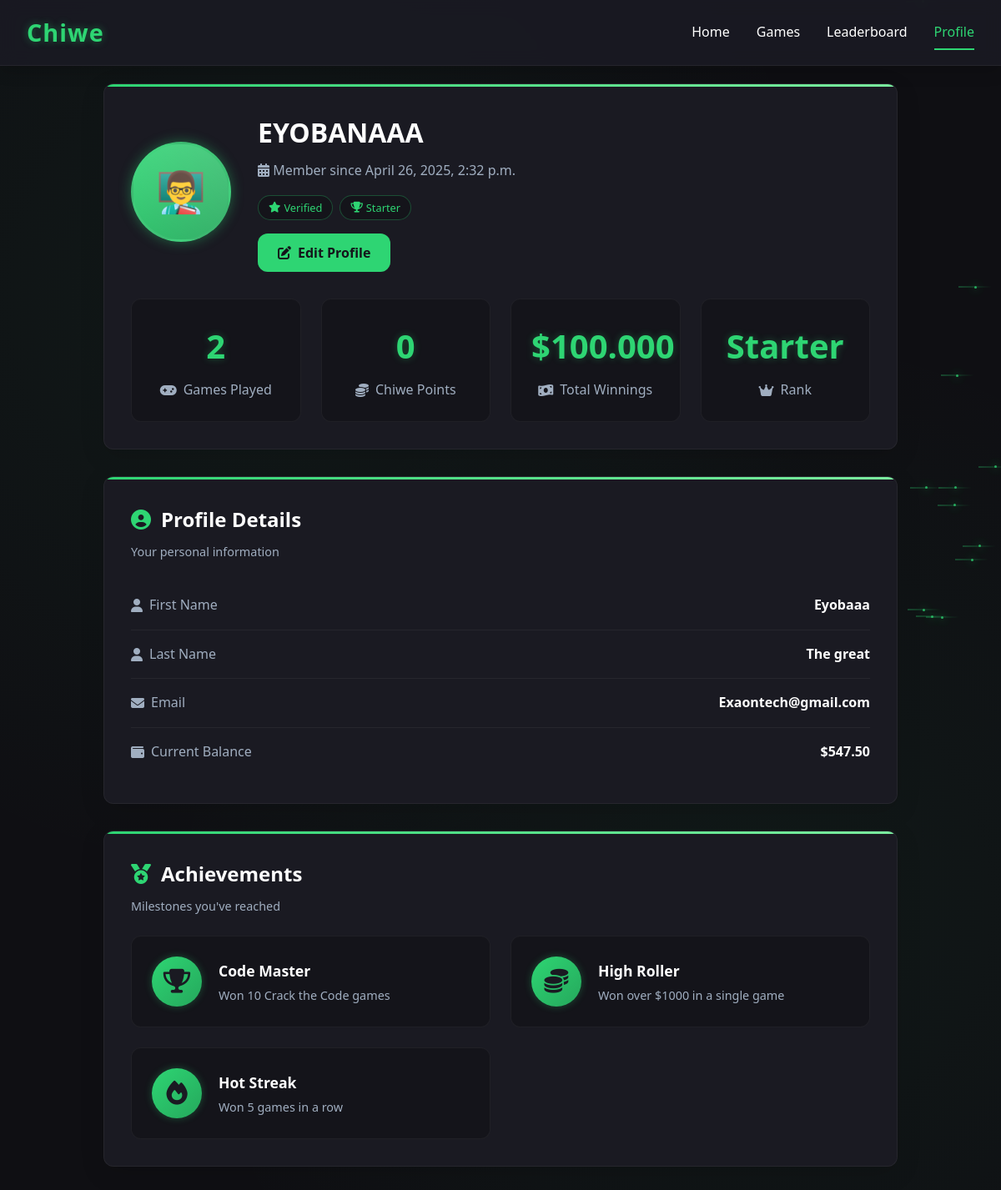
Page /profile/ (signed in) on the committed database.
### autapp/models.py (models this page shows, shortened)
class MyUser(AbstractUser):
    token = models.CharField(max_length=200,null=True)
    groups = models.ManyToManyField(Group, related_name='myuser_set')
    user_permissions = models.ManyToManyField(Permission, related_name='myuser_permissions_set')
    is_logged_in=models.BooleanField(default=False)
    withdrawalToken=models.IntegerField(null=True)
    pendingWithdrwal=models.BooleanField(default=False)
    pendingDeposit=models.BooleanField(default=False)
    points=models.IntegerField(default=0)
    forgetPasswordToken=models.IntegerField(null=True)

class GameHistory(models.Model):
    user= models.OneToOneField(MyUser,on_delete=models.CASCADE, null=False)
    TotalPlayed=models.IntegerField(default=0)
    TotalWin=models.IntegerField(default=0)
    Totaloss=models.IntegerField(default=0)
    TotalEarning=models.DecimalField(max_digits=100,decimal_places=3, default=0.00)

class Ballance(models.Model):
    user= models.OneToOneField(MyUser, on_delete=models.CASCADE, null=False)
    ballance=models.DecimalField(max_digits=10,decimal_places=2,default=0.00)

### autapp/views.py (the view, shortened to what this page needs)
# urls.py: path('profile/', views.profile, name='profile'),
@login_required
def profile(request):
    user_file=MyUser.objects.get(username=request.user.username)
    Game_Stat, created = GameHistory.objects.get_or_create(
    user=user_file,
    defaults={"TotalEarning": 0.00, "TotalPlayed": 0, "TotalWin": 0, "Totaloss": 0}
)
    ballance=Ballance.objects.get(user=user_file)
    print(f"total earning {Game_Stat.TotalEarning}")
    print(f"total played {Game_Stat.TotalPlayed}")
    print(f"total won {Game_Stat.TotalWin}")
    print(f"total loss {Game_Stat.Totaloss}")
    return render(request, 'profile.html', {'user': request.user, 'stat': Game_Stat,'ballance':ballance})

### autapp/templates/profile.html (shortened to what this page needs)
<!DOCTYPE html>
<html lang="en">
<head>
    <link rel="stylesheet" href="https://cdnjs.cloudflare.com/ajax/libs/font-awesome/6.4.0/css/all.min.css">
</head>
<body>
    <header class="header">
        <div class="header-content">
            <a href="#" class="logo">Chiwe</a>
            <nav class="nav-links">
                <a href="/dashboard" class="nav-link">Home</a>
                <a href="#" class="nav-link">Games</a>
                <a href="#" class="nav-link">Leaderboard</a>
                <a href="/profile" class="nav-link active">Profile</a>
            </nav>
        </div>
    </header>
    <main class="container">
        <div class="card">
            <div class="profile-header">
                <div class="profile-picture" id="profilePicture">👨‍🏫</div>
                <div class="profile-info">
                    <h1 id="username">{{user.username}}</h1>
                    <p><i class="fas fa-calendar-alt"></i> Member since <span id="memberSince">{{user.date_joined}}</span></p>
                    <div class="profile-badges">
                        <span class="badge"><i class="fas fa-star"></i> Verified</span>
                        <span class="badge"><i class="fas fa-trophy"></i> Starter</span>
                    </div>
                    <div style="margin-top: 1rem;">
                        <button class="btn btn-primary" onclick="toggleEditForm()">
                            <i class="fas fa-edit"></i> Edit Profile
                        </button>
                    </div>
                </div>
            </div>
            <div class="stats-grid">
                <div class="stat-card">
                    <div class="stat-value" id="gamesPlayed">{{stat.TotalPlayed}}</div>
                    <div class="stat-label"><i class="fas fa-gamepad"></i> Games Played</div>
                </div>
                <div class="stat-card">
                    <div class="stat-value" id="chiwePoints">{{user.points}}</div>
                    <div class="stat-label"><i class="fas fa-coins"></i> Chiwe Points</div>
                </div>
                <div class="stat-card">
                    <div class="stat-value" id="totalWinnings">${{stat.TotalEarning}}</div>
                    <div class="stat-label"><i class="fas fa-money-bill-wave"></i> Total Winnings</div>
                </div>
                <div class="stat-card">
                    <div class="stat-value" id="rank">Starter</div>
                    <div class="stat-label"><i class="fas fa-crown"></i> Rank</div>
                </div>
            </div>
        </div>
        <div class="card">
            <div class="card-header">
                <h2 class="card-title"><i class="fas fa-user-circle"></i> Profile Details</h2>
                <p class="card-subtitle">Your personal information</p>
            </div>
            <div class="detail-row">
                <span class="detail-label"><i class="fas fa-user"></i> First Name</span>
                <span class="detail-value" id="firstName">{{user.first_name}}</span>
            </div>
            <div class="detail-row">
                <span class="detail-label"><i class="fas fa-user"></i> Last Name</span>
                <span class="detail-value" id="lastName">{{user.last_name}}</span>
            </div>
            <div class="detail-row">
                <span class="detail-label"><i class="fas fa-envelope"></i> Email</span>
                <span class="detail-value" id="email">{{user.email}}</span>
            </div>
            <div class="detail-row">
                <span class="detail-label"><i class="fas fa-wallet"></i> Current Balance</span>
                <span class="detail-value" id="balance">${{ballance.ballance}}</span>
            </div>
        </div>
        <div class="card">
            <div class="card-header">
                <h2 class="card-title"><i class="fas fa-medal"></i> Achievements</h2>
                <p class="card-subtitle">Milestones you've reached</p>
            </div>
            <div class="achievements-grid">
                <div class="achievement-card">
                    <div class="achievement-icon"><i class="fas fa-trophy"></i></div>
                    <div class="achievement-info">
                        <h3>Code Master</h3>
                        <p>Won 10 Crack the Code games</p>
                    </div>
                </div>
                <div class="achievement-card">
                    <div class="achievement-icon"><i class="fas fa-coins"></i></div>
                    <div class="achievement-info">
                        <h3>High Roller</h3>
                        <p>Won over $1000 in a single game</p>
                    </div>
                </div>
                <div class="achievement-card">
                    <div class="achievement-icon"><i class="fas fa-fire"></i></div>
                    <div class="achievement-info">
                        <h3>Hot Streak</h3>
                        <p>Won 5 games in a row</p>
                    </div>
                </div>
            </div>
        </div>
    </main>
</body>
</html>

### rows in the picture
MyUser: username "EYOBANAAA", date_joined "April 26, 2025, 2:32 p.m.", points "0", first_name "Eyobaaa", last_name "The great", email "Exaontech@gmail.com"
GameHistory: TotalPlayed "2", TotalEarning "100.000"
Ballance: ballance "547.50"
